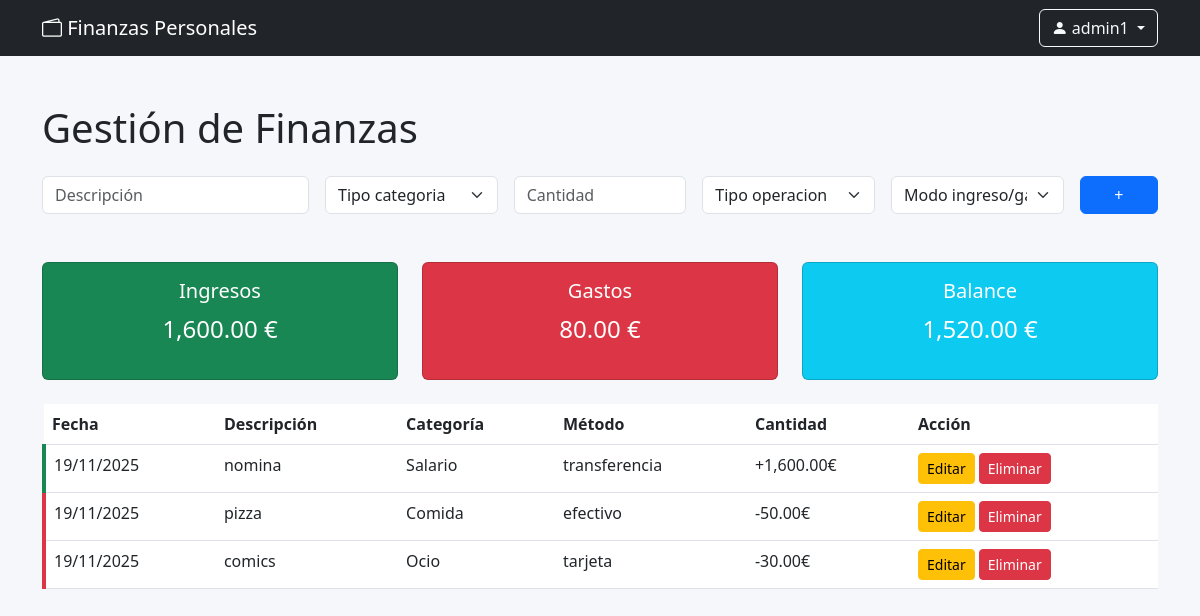
Page /principal.php (signed in) on the committed database.
### tables this page shows
CREATE TABLE `transacciones` (
  `id` bigint(20) NOT NULL,
  `id_usuario` bigint(20) NOT NULL,
  `cantidad` decimal(10,2) NOT NULL,
  `type` enum('ingreso','gasto') NOT NULL,
  `method` enum('efectivo','transferencia','tarjeta') NOT NULL,
  `date` date NOT NULL,
  `descripcion` text NOT NULL DEFAULT 'Sin descripción',
  `categoria` text NOT NULL DEFAULT 'General'
);

### principal.php (the view, shortened to what this page needs)
<?php
include 'php/conexion.php';
$usuario = $_SESSION['usuario'];
$stmt = $conexion->prepare("SELECT id FROM usuarios WHERE usuario = ?");
$stmt->bind_param("s", $usuario);
$stmt->execute();
$stmt->bind_result($id_usuario);
?>
<!DOCTYPE html>
<html lang="es">
<head>
  <link rel="stylesheet" href="css/styles.css">
  <link rel="stylesheet" href="css/custom_styles.css">
  <link href="https://cdn.jsdelivr.net/npm/bootstrap@5.3.0/dist/css/bootstrap.min.css" rel="stylesheet">
  <link href="https://cdn.jsdelivr.net/npm/bootstrap-icons@1.10.5/font/bootstrap-icons.css" rel="stylesheet">
</head>
<nav class="navbar navbar-expand-lg navbar-dark bg-dark">
    <div class="container">
        <a class="navbar-brand" href="#">
            <i class="bi bi-wallet2"></i> Finanzas Personales
        </a>
        <div class="ms-auto d-flex align-items-center">
            <?php if(isset($_SESSION['usuario'])): ?>
                <div class="btn-group">
                    <button type="button" class="btn btn-outline-light dropdown-toggle" data-bs-toggle="dropdown">
                        <i class="bi bi-person-fill"></i>
                        <?php
                        if(!empty($_SESSION['usuario'])) {
                            echo htmlspecialchars($_SESSION['usuario']);
                        }
                        ?>
                    </button>
                </div>
            <?php else: ?>
                <a href="login.php" class="btn btn-outline-light">Iniciar Sesión</a>
            <?php endif; ?>
        </div>
    </div>
</nav>
<body class="custom-bg">
<div class="container my-5">
  <h1 class="mb-4">Gestión de Finanzas</h1>
  <form action="php/transacciones.php" method="POST" class="row g-3 mb-5">
    <div class="col-md-3">
      <input type="text" name="descripcion" class="form-control" placeholder="Descripción" required>
    </div>
    <div class="col-md-2">
      <select name="categoria" class="form-select" required>
        <option value="" selected disabled hidden>Tipo categoria</option>
      </select>
    </div>
    <div class="col-md-2">
      <input type="number" name="cantidad" step="0.01" class="form-control" placeholder="Cantidad" required>
    </div>
    <div class="col-md-2">
      <select name="type" class="form-select" required>
        <option value="" selected disabled hidden>Tipo operacion</option>
      </select>
    </div>
    <div class="col-md-2">
      <select name="method" class="form-select" required>
        <option value="" selected disabled hidden>Modo ingreso/gasto</option>
      </select>
    </div>
    <div class="col-md-1">
      <button type="submit" class="btn btn-primary w-100">+</button>
    </div>
  </form>
<?php
$ingresos = 0;
$gastos = 0;
$stmt_balance = $conexion->prepare("SELECT type, SUM(cantidad) as total FROM transacciones WHERE id_usuario = ? GROUP BY type");
$stmt_balance->bind_param("i", $id_usuario);
$stmt_balance->execute();
$resultado_balance = $stmt_balance->get_result();
while ($fila = $resultado_balance->fetch_assoc()) {
    if ($fila['type'] === 'ingreso') {
        $ingresos = $fila['total'];
    } elseif ($fila['type'] === 'gasto') {
        $gastos = $fila['total'];
    }
}
?>
<div class="row text-center mb-4">
    <div class="col-md-4">
        <div class="card bg-success text-white">
            <div class="card-body">
                <h5>Ingresos</h5>
                <p class="fs-4"><?= number_format($ingresos ?? 0, 2) ?> €</p>
            </div>
        </div>
    </div>
    <div class="col-md-4">
        <div class="card bg-danger text-white">
            <div class="card-body">
                <h5>Gastos</h5>
                <p class="fs-4"><?= number_format($gastos ?? 0, 2) ?> €</p>
            </div>
        </div>
    </div>
    <div class="col-md-4">
        <div class="card bg-info text-white">
            <div class="card-body">
                <h5>Balance</h5>
                <p class="fs-4"><?= number_format(($ingresos ?? 0) - ($gastos ?? 0), 2) ?> €</p>
            </div>
        </div>
    </div>
</div>
<table class="table table-hover">
    <thead>
      <tr>
        <th>Fecha</th>
        <th>Descripción</th>
        <th>Categoría</th>
        <th>Método</th>
        <th>Cantidad</th>
        <th>Acción</th>
      </tr>
    </thead>
    <tbody>
      <?php
      $stmt = $conexion->prepare("SELECT id, cantidad, type, method, descripcion, categoria, DATE_FORMAT(NOW(), '%d/%m/%Y') AS fecha FROM transacciones WHERE id_usuario = ?");
      $stmt->bind_param("i", $id_usuario);
      $stmt->execute();
      $resultado = $stmt->get_result();
      while ($row = $resultado->fetch_assoc()) {
          $signo = $row['type'] === 'gasto' ? '-' : '+';
          $row_class = $row['type'] === 'gasto' ? 'transaction-expense' : 'transaction-income';
          $amount_class = $row['type'] === 'gasto' ? 'amount-expense' : 'amount-income';
          echo "<tr class='{$row_class}'>
                  <td>{$row['fecha']}</td>
                  <td>{$row['descripcion']}</td>
                  <td>{$row['categoria']}</td>
                  <td>{$row['method']}</td>
                  <td class='{$amount_class}'>{$signo}" . number_format($row['cantidad'], 2) . "€</td>
                  <td>
                    <div class='d-flex gap-1'>
                      <a href='php/editar_transaccion.php?id={$row['id']}' class='btn btn-sm btn-warning'>Editar</a>
                      <form method='POST' action='php/eliminar_transaccion.php'>
                        <input type='hidden' name='id' value='{$row['id']}'>
                        <button type='submit' class='btn btn-sm btn-danger'>Eliminar</button>
                      </form>
                    </div>
                  </td>
                </tr>";
      }
      ?>
    </tbody>
  </table>
</div>
</body>
</html>

### css/styles.css (style rules this page uses)
.transaction-income { border-left: 4px solid var(--bs-success); }
.transaction-expense { border-left: 4px solid var(--bs-danger); }
.amount-income { color: var(--bs-success); }
.amount-expense { color: var(--bs-danger); }
.table th { cursor: pointer; }

### css/custom_styles.css (style rules this page uses)
.custom-bg { background-color: #f5f7fa; min-height: 100vh; }

### rows in the picture
transacciones: fecha "19/11/2025", descripcion "nomina", categoria "Salario", method "transferencia", type "+", cantidad "1,600.00"
transacciones: fecha "19/11/2025", descripcion "pizza", categoria "Comida", method "efectivo", type "-", cantidad "50.00"
transacciones: fecha "19/11/2025", descripcion "comics", categoria "Ocio", method "tarjeta", type "-", cantidad "30.00"

### other values in the picture
$_SESSION['usuario'] "admin1"
$ingresos "1,600.00"
$gastos "80.00"
